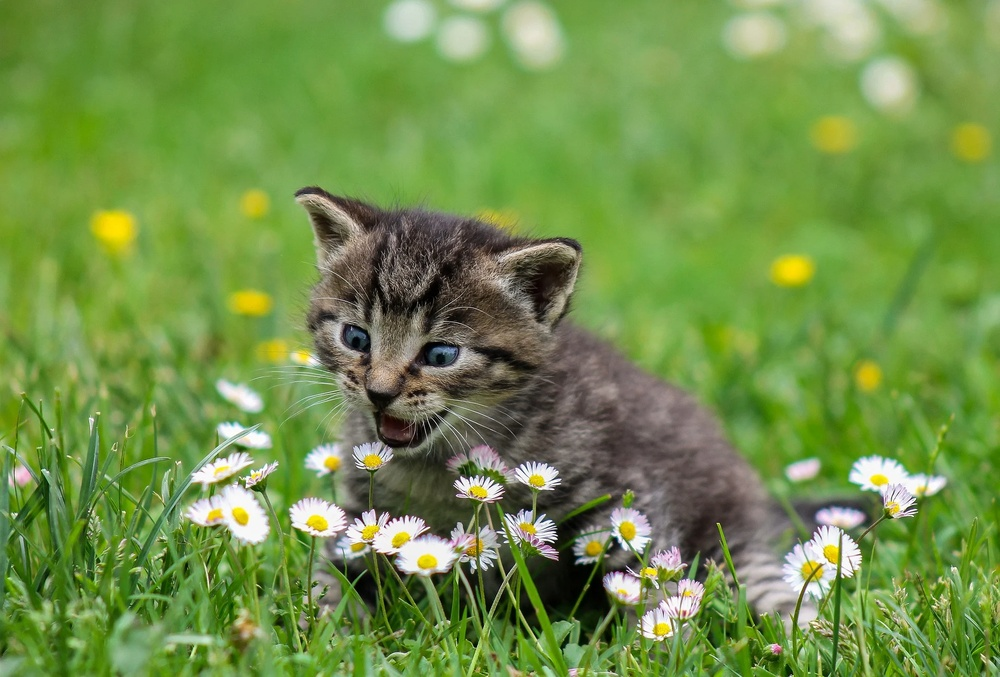
#> input picture kitty.jpeg, 1000 x 677 px, shrunk from 1920 x 1299 before the run
$ python manipulating_images.py
#> lines starting #> are read from the running program, lines starting #| are printed output that depends on the picture
'''You’re going to load an image using Matplotlib,
realize that RGB images are really just width × height × 3 arrays of int8 integers,
manipulate those bytes, and use Matplotlib again to save that modified image once you’re done.'''

import numpy as np
import matplotlib.image as mpimg

img = mpimg.imread("kitty.jpeg")
#> img is the input picture: shape (677, 1000, 3); mean R, G, B 113.5, 144.4, 73.3
print(type(img))
#| <class 'numpy.ndarray'>
print(img.shape)
#| (677, 1000, 3)

'''It’s an image with a height of 1299 pixels, a width of 1920 pixels,
and three channels: one each for the red, green, and blue (RGB) color levels.'''

#Want to see what happens when you drop out the R and G channels? Add this to your script ?
output = img.copy()  # The original image is read-only!
output[:, :, :2] = 0
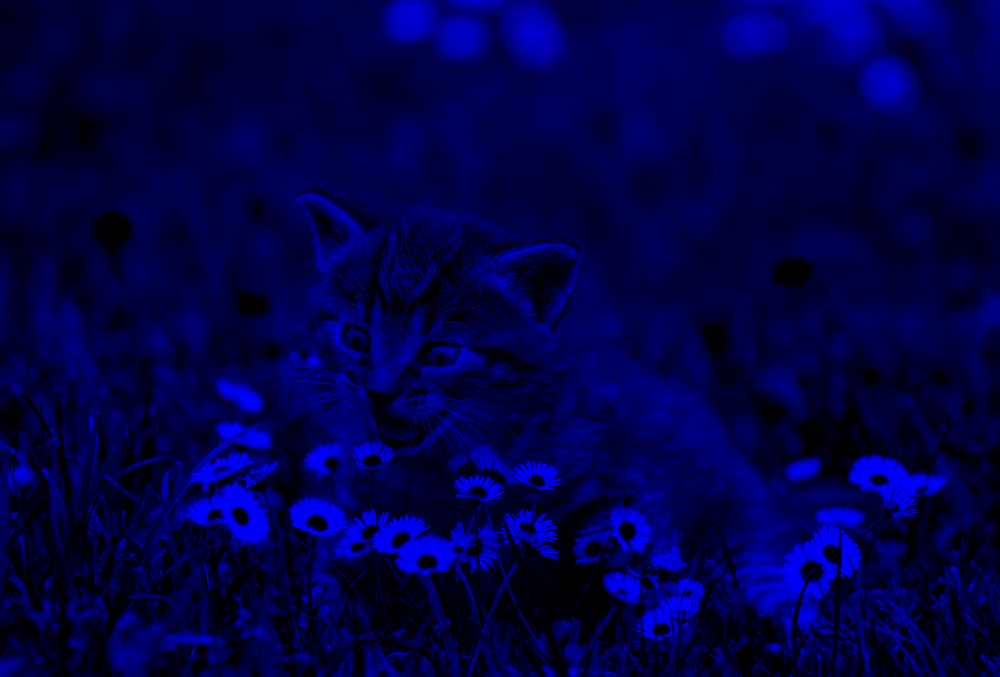
#> output: shape (677, 1000, 3); mean R, G, B 0, 0, 73.3
mpimg.imsave("blue.jpg", output)


'''But now, it’s time to do something a little more useful.
You’re going to convert this image to grayscale. However, converting to grayscale is more complicated.
Averaging the R, G, and B channels and making them all the same will give you an image that’s grayscale.
 But the human brain is weird, and that conversion doesn’t seem to handle the luminosity of the colors quite right.

'''
'''You can use the fact that if you output an array with only one channel instead of three, then you can specify a color map,
 known as a cmap in the Matplotlib world.
If you specify a cmap, then Matplotlib will handle the linear gradient calculations for you.'''

averages = img.mean(axis=2)  # Take the average of each R, G, and B
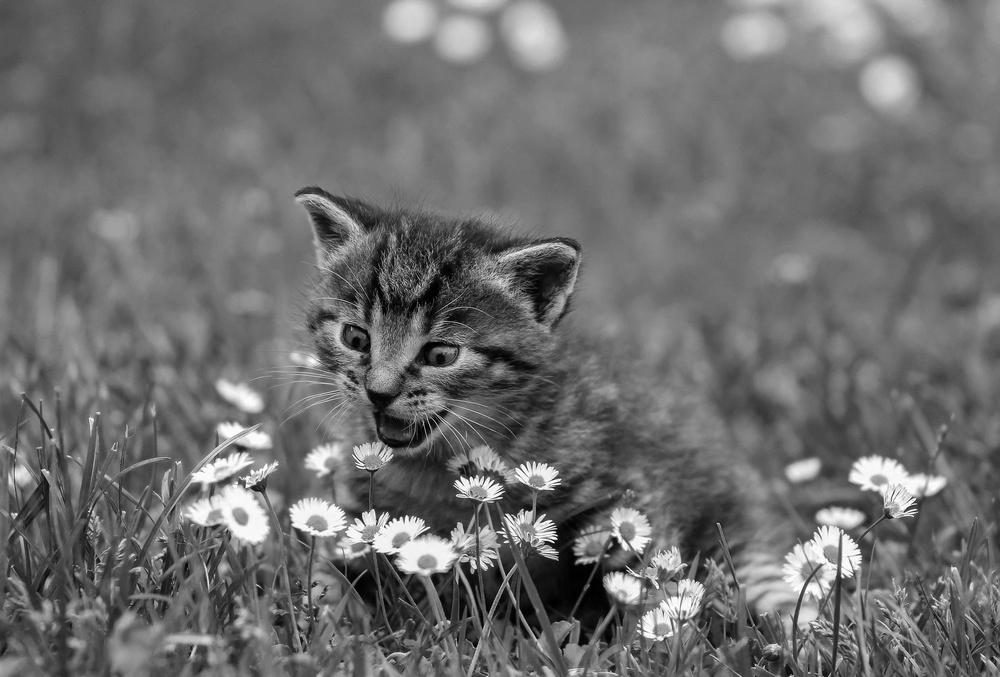
#> averages: shape (677, 1000) float64; min 0, max 255, mean 110.4
mpimg.imsave("bad-gray.jpg", averages, cmap="gray")

'''These new lines create a new array called averages, which is a copy of the img array that you’ve flattened along
axis 2 by taking the average of all three channels.
 You’ve averaged all three channels and outputted something with R, G, and B values equal to that average.
When R, G, and B are all the same, the resulting color is on the grayscale.'''

'''But you can do better using the luminosity method.
This technique does a weighted average of the three channels, with the mindset that the color green
drives how bright an image appears to be, and blue can make it appear darker.
 You’ll use the @ operator, which is NumPy’s operator for doing a traditional two-dimensional array dot product.'''

weights = np.array([0.3, 0.59, 0.11])
grayscale = img @ weights
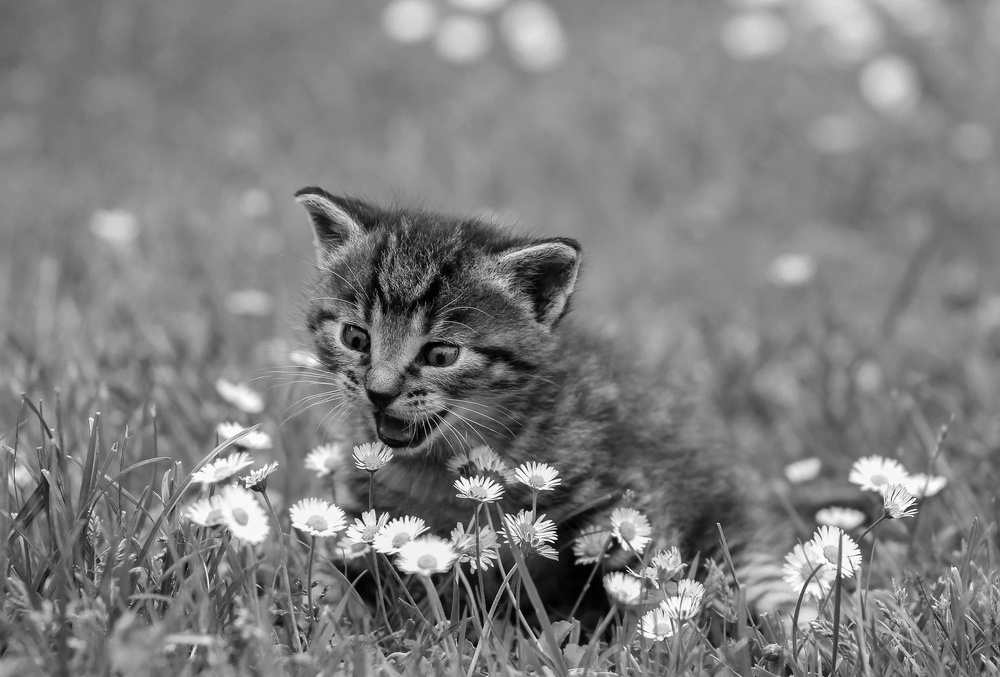
#> grayscale: shape (677, 1000) float64; min 0, max 255, mean 127.3
mpimg.imsave("good-gray.jpg", grayscale, cmap="gray")
